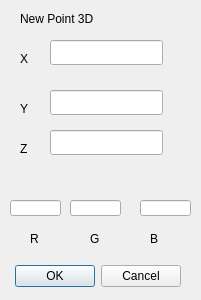
<?xml version="1.0" encoding="UTF-8"?>
<ui version="4.0">
 <class>Dialog</class>
 <widget class="QDialog" name="Dialog">
  <property name="geometry">
   <rect>
    <x>0</x>
    <y>0</y>
    <width>201</width>
    <height>300</height>
   </rect>
  </property>
  <property name="windowTitle">
   <string>Dialog</string>
  </property>
  <widget class="QDialogButtonBox" name="buttonBox">
   <property name="geometry">
    <rect>
     <x>10</x>
     <y>260</y>
     <width>171</width>
     <height>32</height>
    </rect>
   </property>
   <property name="orientation">
    <enum>Qt::Horizontal</enum>
   </property>
   <property name="standardButtons">
    <set>QDialogButtonBox::Cancel|QDialogButtonBox::Ok</set>
   </property>
  </widget>
  <widget class="QLabel" name="label_2">
   <property name="geometry">
    <rect>
     <x>20</x>
     <y>50</y>
     <width>16</width>
     <height>17</height>
    </rect>
   </property>
   <property name="text">
    <string>X</string>
   </property>
  </widget>
  <widget class="QLineEdit" name="gValue">
   <property name="geometry">
    <rect>
     <x>70</x>
     <y>200</y>
     <width>51</width>
     <height>16</height>
    </rect>
   </property>
  </widget>
  <widget class="QLabel" name="label_5">
   <property name="geometry">
    <rect>
     <x>90</x>
     <y>230</y>
     <width>21</width>
     <height>17</height>
    </rect>
   </property>
   <property name="text">
    <string>G</string>
   </property>
  </widget>
  <widget class="QLineEdit" name="xValue">
   <property name="geometry">
    <rect>
     <x>50</x>
     <y>40</y>
     <width>113</width>
     <height>25</height>
    </rect>
   </property>
  </widget>
  <widget class="QLabel" name="label">
   <property name="geometry">
    <rect>
     <x>20</x>
     <y>10</y>
     <width>91</width>
     <height>17</height>
    </rect>
   </property>
   <property name="text">
    <string>New Point 3D</string>
   </property>
  </widget>
  <widget class="QLineEdit" name="yValue">
   <property name="geometry">
    <rect>
     <x>50</x>
     <y>90</y>
     <width>113</width>
     <height>25</height>
    </rect>
   </property>
  </widget>
  <widget class="QLineEdit" name="bValue">
   <property name="geometry">
    <rect>
     <x>140</x>
     <y>200</y>
     <width>51</width>
     <height>16</height>
    </rect>
   </property>
  </widget>
  <widget class="QLabel" name="label_4">
   <property name="geometry">
    <rect>
     <x>30</x>
     <y>230</y>
     <width>16</width>
     <height>17</height>
    </rect>
   </property>
   <property name="text">
    <string>R</string>
   </property>
  </widget>
  <widget class="QLabel" name="label_3">
   <property name="geometry">
    <rect>
     <x>20</x>
     <y>100</y>
     <width>67</width>
     <height>17</height>
    </rect>
   </property>
   <property name="text">
    <string>Y</string>
   </property>
  </widget>
  <widget class="QLineEdit" name="rValue">
   <property name="geometry">
    <rect>
     <x>10</x>
     <y>200</y>
     <width>51</width>
     <height>16</height>
    </rect>
   </property>
  </widget>
  <widget class="QLabel" name="label_6">
   <property name="geometry">
    <rect>
     <x>150</x>
     <y>230</y>
     <width>67</width>
     <height>17</height>
    </rect>
   </property>
   <property name="text">
    <string>B</string>
   </property>
  </widget>
  <widget class="QLabel" name="label_7">
   <property name="geometry">
    <rect>
     <x>20</x>
     <y>140</y>
     <width>16</width>
     <height>17</height>
    </rect>
   </property>
   <property name="text">
    <string>Z</string>
   </property>
  </widget>
  <widget class="QLineEdit" name="zValue">
   <property name="geometry">
    <rect>
     <x>50</x>
     <y>130</y>
     <width>113</width>
     <height>25</height>
    </rect>
   </property>
  </widget>
 </widget>
 <resources/>
 <connections>
  <connection>
   <sender>buttonBox</sender>
   <signal>accepted()</signal>
   <receiver>Dialog</receiver>
   <slot>accept()</slot>
   <hints>
    <hint type="sourcelabel">
     <x>248</x>
     <y>254</y>
    </hint>
    <hint type="destinationlabel">
     <x>157</x>
     <y>274</y>
    </hint>
   </hints>
  </connection>
  <connection>
   <sender>buttonBox</sender>
   <signal>rejected()</signal>
   <receiver>Dialog</receiver>
   <slot>reject()</slot>
   <hints>
    <hint type="sourcelabel">
     <x>316</x>
     <y>260</y>
    </hint>
    <hint type="destinationlabel">
     <x>286</x>
     <y>274</y>
    </hint>
   </hints>
  </connection>
 </connections>
</ui>
